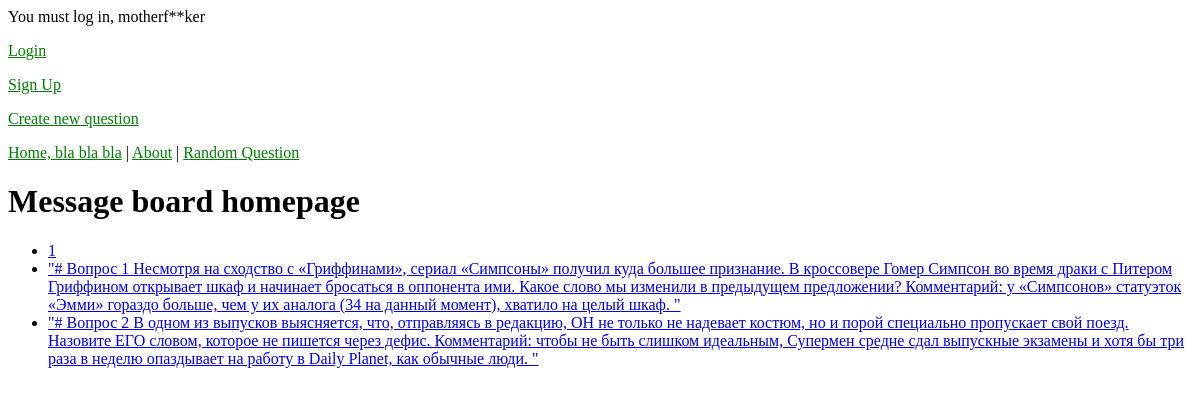
/, run on an earlier commit of the app's database.
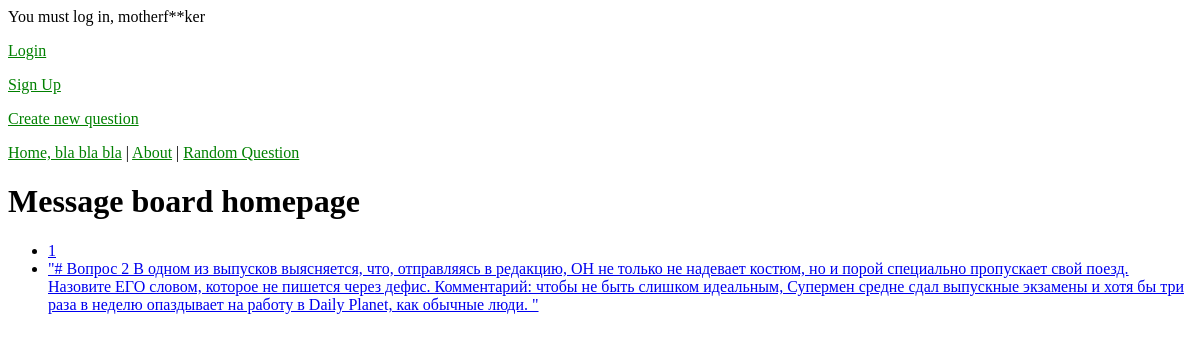
And on a later commit of the database.
### question_packages/models.py (models this page shows, shortened)
class Questions(models.Model):
    pack_id = models.ForeignKey(QuestionPackage, on_delete=models.CASCADE)
    pack_name = models.TextField()
    question_id = models.TextField(primary_key=True)
    question_text = models.TextField()
    is_image = models.BooleanField()
    photo = models.ImageField(upload_to='photos/%Y/%M/%D/', blank=True)
    answer = models.TextField()

### question_packages/views.py (the view)
# urls.py: path('', views.HomePageView.as_view(), name='home'),
class HomePageView(ListView):
    model = Questions
    template_name = 'home.html'

### templates/home.html
{% extends 'base.html' %}
{% block content%}
<h1>Message board homepage</h1>
<ul>
{% for post in object_list %}
<li><a href="{% url 'single_question' post.pk %}">{{ post.question_text }}</li>
{% endfor %}
</ul>
{% endblock%}

What changed in the data, as far as the page shows it:
removed Questions: question_text "\"# Вопрос 1 Несмотря на сходство с «Гриффинами», сериал «Симпсоны» получил куда большее признание. В кроссовере Гомер Симпсон во время драки с Питером Гриффином открывает шкаф и начинает бросаться в оппонента ими. Какое слово мы изменили в предыдущем предложении? Комментарий: у «Симпсонов» статуэток «Эмми» гораздо больше, чем у их аналога (34 на данный момент), хватило на целый шкаф. \""
